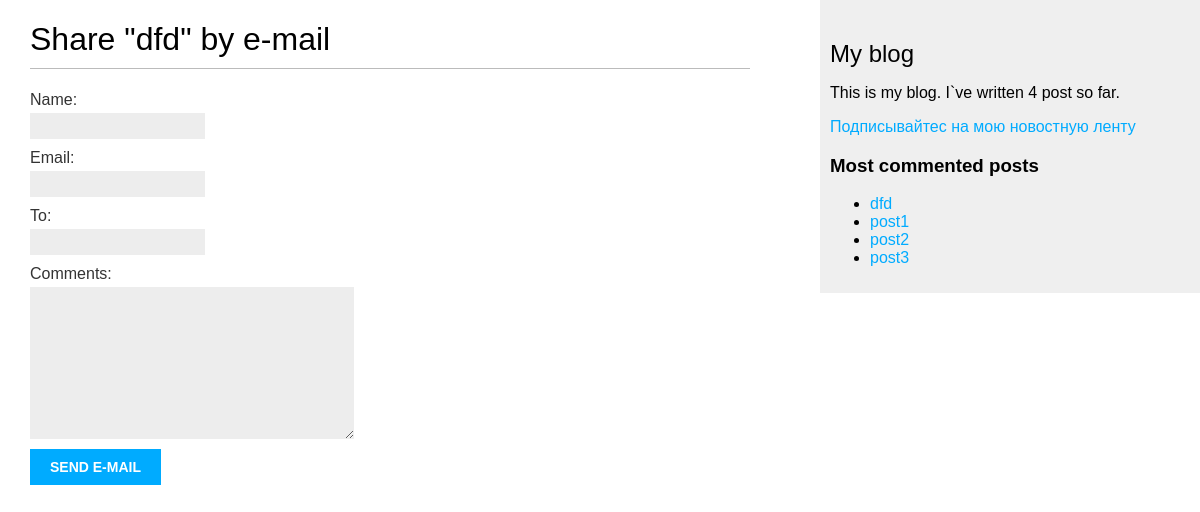
Screenshot of /blog/1/share/ with the database file from the repository.
### blog/models.py (models this page shows, shortened)
class Post(models.Model):
    STATUS_CHOICES = (
        ('draft', 'Draft'),
        ('published', 'Published'),
    )
    title = models.CharField(max_length=250)
    slug = models.SlugField(max_length=250,
                            unique_for_date='publish')
    author = models.ForeignKey(User,
                               on_delete=models.CASCADE,
                               related_name='blog_posts')
    body = models.TextField()
    publish = models.DateTimeField(default=timezone.now)
    created = models.DateTimeField(auto_now_add=True)
    updated = models.DateTimeField(auto_now=True)
    status = models.CharField(max_length=10,
                              choices=STATUS_CHOICES,
                              default='draft')
    objects = models.Manager()  # The default manager.
    published = PublishedManager()  # Our custom manager.
    tags = TaggableManager()
    class Meta:
        ordering = ('-publish',)
    def get_absolute_url(self):
        return reverse('blog:post_detail',
                       args=[self.publish.year,
                             self.publish.month,
                             self.publish.day,
                             self.slug])

### blog/views.py (the view)
def post_share(request, post_id):
    post = get_object_or_404(Post, id=post_id, status='published')
    sent = False
    if request.method == 'POST':
        form = EmailPostForm(request.POST)
        if form.is_valid():
            cd = form.cleaned_data
            post_url = request.build_absolute_uri(
                                          post.get_absolute_url())
            subject = '{} ({}) recommends you reading "{}"'.format(cd['name'], cd['email'], post.title)
            message = 'Read "{}" at {}\n\n{}\'s comments: {}'.format(post.title, post_url, cd['name'], cd['comments'])
            send_mail(subject, message, 'admin@myblog.com',
 [cd['to']])
            sent = True
    else:
        form = EmailPostForm()
    return render(request, 'blog/post/share.html', {'post': post,
                                                    'form': form,
                                                    'sent': sent})

### blog/forms.py
class EmailPostForm(forms.Form):
    name = forms.CharField(max_length=25)
    email = forms.EmailField()
    to = forms.EmailField()
    comments = forms.CharField(required=False,
                               widget=forms.Textarea)

### blog/models.py (called while the page is built)
    def get_queryset(self):
        return super(PublishedManager, self).get_queryset().filter(status='published')

### blog/templatetags/blog_tags.py (called while the page is built)
@register.simple_tag
def total_posts():
    return Post.published.count()

@register.simple_tag
def get_most_commented_posts(count=5):
    return Post.published.annotate(
        total_comments=Count('comments')
    ).order_by('-total_comments')[:count]

### blog/templates/blog/post/share.html (shortened to what this page needs)
{% extends "blog/base.html" %}
{% block content %}
  {% if sent %}
    <h1>E-mail successfully sent</h1>
    <p>
      "{{ post.title }}" was successfully sent to {{ form.cleaned_data.to }}.
    </p>
  {% else %}
    <h1>Share "{{ post.title }}" by e-mail</h1>
    <form action="." method="post">
      {{ form.as_p }}
      <input type="submit" value="Send e-mail">
    </form>
  {% endif %}
{% endblock %}

### blog/templates/blog/base.html (shortened to what this page needs)
{% load blog_tags %}
{% load static %}
<!DOCTYPE html>
<html>
<head>
  <link href="{% static "css/blog.css" %}" rel="stylesheet">
</head>
<body>
  <div id="content">
    {% block content %}
    {% endblock %}
  </div>
  <div id="sidebar">
    <h2>My blog</h2>
      <p>
        This is my blog.
        I`ve written {% total_posts %} post so far.
      </p>
      <p>
        <a href="{% url "blog:post_feed" %}">
        Подписывайтес на мою новостную ленту
        </a>
      </p>
    <h3> Most commented posts</h3>
    {% get_most_commented_posts as get_most_commented_posts%}
    <ul>
      {% for post in get_most_commented_posts %}
      <li>
        <a href="{{ post.get_absolute_url }}">{{ post.title }}</a>
      </li>
      {% endfor %}
    </ul>
  </div>
</body>
</html>

### blog/static/css/blog.css (style rules this page uses)
body { margin:0; padding:0; font-family:helvetica, sans-serif; }
a { color:#00abff; text-decoration:none; }
h1 { font-weight:normal; border-bottom:1px solid #bbb; padding:0 0 10px 0; }
h2 { font-weight:normal; margin:30px 0 0; }
#content { float:left; width:60%; padding:0 0 0 30px; }
#sidebar { float:right; width:30%; padding:10px; background:#efefef; height:100%; }
label { float:left; clear:both; color:#333; margin-bottom:4px; }
input, textarea { clear:both; float:left; margin:0 0 10px; background:#ededed; border:0; padding:6px 10px; font-size:12px; }
input[type=submit] { font-weight:bold; background:#00abff; color:#fff; padding:10px 20px; font-size:14px; text-transform:uppercase; }

### rows the page displays
Post: title "dfd"
Post: title "post1"
Post: title "post2"
Post: title "post3"
